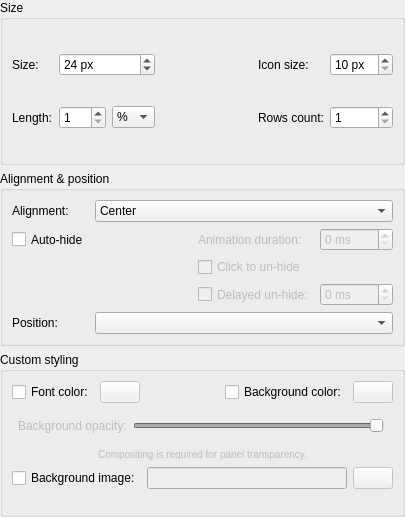
<?xml version="1.0" encoding="UTF-8"?>
<ui version="4.0">
 <class>ConfigPanelWidget</class>
 <widget class="QWidget" name="ConfigPanelWidget">
  <property name="geometry">
   <rect>
    <x>0</x>
    <y>0</y>
    <width>405</width>
    <height>517</height>
   </rect>
  </property>
  <property name="sizePolicy">
   <sizepolicy hsizetype="Minimum" vsizetype="Minimum">
    <horstretch>0</horstretch>
    <verstretch>0</verstretch>
   </sizepolicy>
  </property>
  <property name="windowTitle">
   <string>Configure panel</string>
  </property>
  <layout class="QVBoxLayout" name="verticalLayout">
   <property name="leftMargin">
    <number>0</number>
   </property>
   <property name="topMargin">
    <number>0</number>
   </property>
   <property name="rightMargin">
    <number>0</number>
   </property>
   <property name="bottomMargin">
    <number>0</number>
   </property>
   <item>
    <widget class="QGroupBox" name="groupBox_size">
     <property name="sizePolicy">
      <sizepolicy hsizetype="Preferred" vsizetype="Minimum">
       <horstretch>0</horstretch>
       <verstretch>0</verstretch>
      </sizepolicy>
     </property>
     <property name="title">
      <string>Size</string>
     </property>
     <property name="checkable">
      <bool>false</bool>
     </property>
     <layout class="QHBoxLayout" name="horizontalLayout_2">
      <item>
       <widget class="QWidget" name="widget_8" native="true">
        <layout class="QGridLayout" name="gridLayout_4">
         <property name="leftMargin">
          <number>0</number>
         </property>
         <property name="topMargin">
          <number>0</number>
         </property>
         <property name="rightMargin">
          <number>0</number>
         </property>
         <property name="bottomMargin">
          <number>0</number>
         </property>
         <item row="1" column="1">
          <widget class="QSpinBox" name="spinBox_length">
           <property name="toolTip">
            <string>&lt;p&gt;Negative pixel value sets the panel length to that many pixels less than available screen space.&lt;/p&gt;&lt;p/&gt;&lt;p&gt;&lt;i&gt;E.g. &quot;Length&quot; set to -100px, screen size is 1000px, then real panel length will be 900 px.&lt;/i&gt;&lt;/p&gt;</string>
           </property>
           <property name="minimum">
            <number>1</number>
           </property>
           <property name="maximum">
            <number>100</number>
           </property>
          </widget>
         </item>
         <item row="0" column="0">
          <widget class="QLabel" name="label">
           <property name="text">
            <string>Size:</string>
           </property>
          </widget>
         </item>
         <item row="1" column="0">
          <widget class="QLabel" name="label_length">
           <property name="text">
            <string>Length:</string>
           </property>
          </widget>
         </item>
         <item row="1" column="2">
          <widget class="QComboBox" name="comboBox_lenghtType">
           <item>
            <property name="text">
             <string>%</string>
            </property>
           </item>
           <item>
            <property name="text">
             <string>px</string>
            </property>
           </item>
          </widget>
         </item>
         <item row="0" column="1" colspan="2">
          <widget class="QSpinBox" name="spinBox_panelSize">
           <property name="suffix">
            <string> px</string>
           </property>
           <property name="value">
            <number>24</number>
           </property>
          </widget>
         </item>
        </layout>
       </widget>
      </item>
      <item>
       <spacer name="horizontalSpacer">
        <property name="orientation">
         <enum>Qt::Horizontal</enum>
        </property>
        <property name="sizeType">
         <enum>QSizePolicy::MinimumExpanding</enum>
        </property>
        <property name="sizeHint" stdset="0">
         <size>
          <width>5</width>
          <height>20</height>
         </size>
        </property>
       </spacer>
      </item>
      <item>
       <widget class="QWidget" name="widget_9" native="true">
        <layout class="QGridLayout" name="gridLayout">
         <property name="leftMargin">
          <number>0</number>
         </property>
         <property name="topMargin">
          <number>0</number>
         </property>
         <property name="rightMargin">
          <number>0</number>
         </property>
         <property name="bottomMargin">
          <number>0</number>
         </property>
         <item row="0" column="1">
          <widget class="QSpinBox" name="spinBox_iconSize">
           <property name="suffix">
            <string> px</string>
           </property>
           <property name="minimum">
            <number>10</number>
           </property>
           <property name="maximum">
            <number>128</number>
           </property>
          </widget>
         </item>
         <item row="0" column="0">
          <widget class="QLabel" name="label_iconSize">
           <property name="text">
            <string>Icon size:</string>
           </property>
          </widget>
         </item>
         <item row="1" column="0">
          <widget class="QLabel" name="label_lineCount">
           <property name="text">
            <string>Rows count:</string>
           </property>
          </widget>
         </item>
         <item row="1" column="1">
          <widget class="QSpinBox" name="spinBox_lineCount">
           <property name="minimum">
            <number>1</number>
           </property>
           <property name="maximum">
            <number>20</number>
           </property>
          </widget>
         </item>
        </layout>
       </widget>
      </item>
     </layout>
    </widget>
   </item>
   <item>
    <widget class="QGroupBox" name="groupBox">
     <property name="sizePolicy">
      <sizepolicy hsizetype="Preferred" vsizetype="Minimum">
       <horstretch>0</horstretch>
       <verstretch>0</verstretch>
      </sizepolicy>
     </property>
     <property name="title">
      <string>Alignment &amp;&amp; position</string>
     </property>
     <layout class="QGridLayout" name="gridLayout_2">
      <item row="1" column="0">
       <widget class="QCheckBox" name="checkBox_hidable">
        <property name="sizePolicy">
         <sizepolicy hsizetype="Preferred" vsizetype="Preferred">
          <horstretch>0</horstretch>
          <verstretch>0</verstretch>
         </sizepolicy>
        </property>
        <property name="text">
         <string>Auto-hide</string>
        </property>
       </widget>
      </item>
      <item row="1" column="3">
       <widget class="QSpinBox" name="spinBox_animation">
        <property name="enabled">
         <bool>false</bool>
        </property>
        <property name="toolTip">
         <string>Zero means no animation</string>
        </property>
        <property name="suffix">
         <string> ms</string>
        </property>
        <property name="maximum">
         <number>500</number>
        </property>
        <property name="singleStep">
         <number>50</number>
        </property>
       </widget>
      </item>
      <item row="3" column="3">
       <widget class="QSpinBox" name="spinBox_unhideDelayTime">
        <property name="enabled">
         <bool>false</bool>
        </property>
        <property name="suffix">
         <string> ms</string>
        </property>
        <property name="maximum">
         <number>2000</number>
        </property>
        <property name="singleStep">
         <number>50</number>
        </property>
       </widget>
      </item>
      <item row="4" column="0">
       <widget class="QLabel" name="label_position">
        <property name="text">
         <string>Position:</string>
        </property>
       </widget>
      </item>
      <item row="1" column="2">
       <widget class="QLabel" name="label_animation">
        <property name="enabled">
         <bool>false</bool>
        </property>
        <property name="toolTip">
         <string>Zero means no animation</string>
        </property>
        <property name="text">
         <string>Animation duration:</string>
        </property>
       </widget>
      </item>
      <item row="2" column="2">
       <widget class="QCheckBox" name="checkBox_clickUnhide">
        <property name="enabled">
         <bool>false</bool>
        </property>
        <property name="text">
         <string>Click to un-hide</string>
        </property>
        <property name="sizePolicy">
         <sizepolicy hsizetype="Preferred" vsizetype="Preferred">
          <horstretch>0</horstretch>
          <verstretch>0</verstretch>
         </sizepolicy>
        </property>
       </widget>
      </item>
      <item row="3" column="2">
       <widget class="QCheckBox" name="checkBox_delayedUnhide">
        <property name="enabled">
         <bool>false</bool>
        </property>
        <property name="text">
         <string>Delayed un-hide:</string>
        </property>
        <property name="sizePolicy">
         <sizepolicy hsizetype="Preferred" vsizetype="Preferred">
          <horstretch>0</horstretch>
          <verstretch>0</verstretch>
         </sizepolicy>
        </property>
       </widget>
      </item>
      <item row="0" column="0">
       <widget class="QLabel" name="label_alignment">
        <property name="text">
         <string>Alignment:</string>
        </property>
       </widget>
      </item>
      <item row="1" column="1">
       <spacer name="horizontalSpacer_3">
        <property name="orientation">
         <enum>Qt::Horizontal</enum>
        </property>
        <property name="sizeHint" stdset="0">
         <size>
          <width>5</width>
          <height>5</height>
         </size>
        </property>
       </spacer>
      </item>
      <item row="0" column="1" colspan="3">
       <widget class="QComboBox" name="comboBox_alignment">
        <property name="currentIndex">
         <number>1</number>
        </property>
        <item>
         <property name="text">
          <string>Left</string>
         </property>
        </item>
        <item>
         <property name="text">
          <string>Center</string>
         </property>
        </item>
        <item>
         <property name="text">
          <string>Right</string>
         </property>
        </item>
       </widget>
      </item>
      <item row="4" column="1" colspan="3">
       <widget class="QComboBox" name="comboBox_position"/>
      </item>
     </layout>
    </widget>
   </item>
   <item>
    <widget class="QGroupBox" name="groupBox_2">
     <property name="sizePolicy">
      <sizepolicy hsizetype="Preferred" vsizetype="Minimum">
       <horstretch>0</horstretch>
       <verstretch>0</verstretch>
      </sizepolicy>
     </property>
     <property name="title">
      <string>Custom styling</string>
     </property>
     <layout class="QGridLayout" name="gridLayout_3">
      <item row="0" column="0" colspan="5">
       <widget class="QWidget" name="widget_6" native="true">
        <layout class="QHBoxLayout" name="horizontalLayout_6">
         <property name="leftMargin">
          <number>0</number>
         </property>
         <property name="topMargin">
          <number>0</number>
         </property>
         <property name="rightMargin">
          <number>0</number>
         </property>
         <property name="bottomMargin">
          <number>0</number>
         </property>
         <item>
          <widget class="QCheckBox" name="checkBox_customFontColor">
           <property name="text">
            <string>Font color:</string>
           </property>
          </widget>
         </item>
         <item>
          <widget class="QPushButton" name="pushButton_customFontColor">
           <property name="enabled">
            <bool>false</bool>
           </property>
           <property name="styleSheet">
            <string notr="true"/>
           </property>
           <property name="text">
            <string/>
           </property>
           <property name="icon">
            <iconset theme="color-picker">
             <normaloff>../../../../../.designer/backup</normaloff>../../../../../.designer/backup</iconset>
           </property>
          </widget>
         </item>
         <item>
          <spacer name="horizontalSpacer_2">
           <property name="orientation">
            <enum>Qt::Horizontal</enum>
           </property>
           <property name="sizeType">
            <enum>QSizePolicy::MinimumExpanding</enum>
           </property>
           <property name="sizeHint" stdset="0">
            <size>
             <width>5</width>
             <height>20</height>
            </size>
           </property>
          </spacer>
         </item>
         <item>
          <widget class="QCheckBox" name="checkBox_customBgColor">
           <property name="text">
            <string>Background color:</string>
           </property>
          </widget>
         </item>
         <item>
          <widget class="QPushButton" name="pushButton_customBgColor">
           <property name="enabled">
            <bool>false</bool>
           </property>
           <property name="styleSheet">
            <string notr="true"/>
           </property>
           <property name="text">
            <string/>
           </property>
           <property name="icon">
            <iconset theme="color-picker">
             <normaloff>../../../../../.designer/backup</normaloff>../../../../../.designer/backup</iconset>
           </property>
          </widget>
         </item>
        </layout>
       </widget>
      </item>
      <item row="2" column="0" colspan="5">
       <widget class="QWidget" name="widget_3" native="true">
        <layout class="QHBoxLayout" name="horizontalLayout_3">
         <property name="spacing">
          <number>6</number>
         </property>
         <property name="leftMargin">
          <number>6</number>
         </property>
         <item>
          <widget class="QLabel" name="label_2">
           <property name="enabled">
            <bool>false</bool>
           </property>
           <property name="text">
            <string>Background opacity:</string>
           </property>
          </widget>
         </item>
         <item>
          <widget class="QSlider" name="slider_opacity">
           <property name="enabled">
            <bool>false</bool>
           </property>
           <property name="maximum">
            <number>100</number>
           </property>
           <property name="pageStep">
            <number>5</number>
           </property>
           <property name="value">
            <number>100</number>
           </property>
           <property name="orientation">
            <enum>Qt::Horizontal</enum>
           </property>
          </widget>
         </item>
        </layout>
       </widget>
      </item>
      <item row="3" column="0" colspan="5">
       <widget class="QLabel" name="compositingL">
        <property name="enabled">
         <bool>false</bool>
        </property>
        <property name="text">
         <string>&lt;small&gt;Compositing is required for panel transparency.&lt;/small&gt;</string>
        </property>
        <property name="alignment">
         <set>Qt::AlignCenter</set>
        </property>
       </widget>
      </item>
      <item row="6" column="0" colspan="2">
       <widget class="QWidget" name="widget" native="true">
        <layout class="QHBoxLayout" name="horizontalLayout">
         <property name="leftMargin">
          <number>0</number>
         </property>
         <property name="topMargin">
          <number>0</number>
         </property>
         <property name="rightMargin">
          <number>0</number>
         </property>
         <property name="bottomMargin">
          <number>0</number>
         </property>
        </layout>
       </widget>
      </item>
      <item row="5" column="0">
       <widget class="QCheckBox" name="checkBox_customBgImage">
        <property name="text">
         <string>Background image:</string>
        </property>
       </widget>
      </item>
      <item row="5" column="1" colspan="4">
       <widget class="QWidget" name="widget_4" native="true">
        <layout class="QHBoxLayout" name="horizontalLayout_4">
         <property name="leftMargin">
          <number>0</number>
         </property>
         <property name="topMargin">
          <number>0</number>
         </property>
         <property name="rightMargin">
          <number>0</number>
         </property>
         <property name="bottomMargin">
          <number>0</number>
         </property>
         <item>
          <widget class="QLineEdit" name="lineEdit_customBgImage">
           <property name="enabled">
            <bool>false</bool>
           </property>
          </widget>
         </item>
         <item>
          <widget class="QPushButton" name="pushButton_customBgImage">
           <property name="enabled">
            <bool>false</bool>
           </property>
           <property name="styleSheet">
            <string notr="true"/>
           </property>
           <property name="text">
            <string/>
           </property>
           <property name="icon">
            <iconset theme="insert-image">
             <normaloff>../../../../../.designer/backup</normaloff>../../../../../.designer/backup</iconset>
           </property>
          </widget>
         </item>
        </layout>
       </widget>
      </item>
     </layout>
    </widget>
   </item>
  </layout>
 </widget>
 <resources/>
 <connections>
  <connection>
   <sender>checkBox_customBgColor</sender>
   <signal>toggled(bool)</signal>
   <receiver>pushButton_customBgColor</receiver>
   <slot>setEnabled(bool)</slot>
   <hints>
    <hint type="sourcelabel">
     <x>144</x>
     <y>332</y>
    </hint>
    <hint type="destinationlabel">
     <x>350</x>
     <y>350</y>
    </hint>
   </hints>
  </connection>
  <connection>
   <sender>checkBox_customBgImage</sender>
   <signal>toggled(bool)</signal>
   <receiver>lineEdit_customBgImage</receiver>
   <slot>setEnabled(bool)</slot>
   <hints>
    <hint type="sourcelabel">
     <x>137</x>
     <y>403</y>
    </hint>
    <hint type="destinationlabel">
     <x>149</x>
     <y>440</y>
    </hint>
   </hints>
  </connection>
  <connection>
   <sender>checkBox_customBgImage</sender>
   <signal>toggled(bool)</signal>
   <receiver>pushButton_customBgImage</receiver>
   <slot>setEnabled(bool)</slot>
   <hints>
    <hint type="sourcelabel">
     <x>125</x>
     <y>403</y>
    </hint>
    <hint type="destinationlabel">
     <x>350</x>
     <y>441</y>
    </hint>
   </hints>
  </connection>
  <connection>
   <sender>checkBox_customFontColor</sender>
   <signal>toggled(bool)</signal>
   <receiver>pushButton_customFontColor</receiver>
   <slot>setEnabled(bool)</slot>
   <hints>
    <hint type="sourcelabel">
     <x>190</x>
     <y>294</y>
    </hint>
    <hint type="destinationlabel">
     <x>350</x>
     <y>312</y>
    </hint>
   </hints>
  </connection>
  <connection>
   <sender>checkBox_customBgColor</sender>
   <signal>toggled(bool)</signal>
   <receiver>slider_opacity</receiver>
   <slot>setEnabled(bool)</slot>
   <hints>
    <hint type="sourcelabel">
     <x>99</x>
     <y>333</y>
    </hint>
    <hint type="destinationlabel">
     <x>114</x>
     <y>367</y>
    </hint>
   </hints>
  </connection>
  <connection>
   <sender>checkBox_customBgColor</sender>
   <signal>toggled(bool)</signal>
   <receiver>label_2</receiver>
   <slot>setEnabled(bool)</slot>
   <hints>
    <hint type="sourcelabel">
     <x>34</x>
     <y>341</y>
    </hint>
    <hint type="destinationlabel">
     <x>32</x>
     <y>362</y>
    </hint>
   </hints>
  </connection>
  <connection>
   <sender>checkBox_customBgColor</sender>
   <signal>toggled(bool)</signal>
   <receiver>compositingL</receiver>
   <slot>setEnabled(bool)</slot>
   <hints>
    <hint type="sourcelabel">
     <x>20</x>
     <y>20</y>
    </hint>
    <hint type="destinationlabel">
     <x>20</x>
     <y>20</y>
    </hint>
   </hints>
  </connection>
  <connection>
   <sender>checkBox_hidable</sender>
   <signal>toggled(bool)</signal>
   <receiver>label_animation</receiver>
   <slot>setEnabled(bool)</slot>
   <hints>
    <hint type="sourcelabel">
     <x>59</x>
     <y>198</y>
    </hint>
    <hint type="destinationlabel">
     <x>211</x>
     <y>198</y>
    </hint>
   </hints>
  </connection>
  <connection>
   <sender>checkBox_hidable</sender>
   <signal>toggled(bool)</signal>
   <receiver>spinBox_animation</receiver>
   <slot>setEnabled(bool)</slot>
   <hints>
    <hint type="sourcelabel">
     <x>59</x>
     <y>198</y>
    </hint>
    <hint type="destinationlabel">
     <x>319</x>
     <y>198</y>
    </hint>
   </hints>
  </connection>
  <connection>
   <sender>checkBox_hidable</sender>
   <signal>toggled(bool)</signal>
   <receiver>checkBox_clickUnhide</receiver>
   <slot>setEnabled(bool)</slot>
   <hints>
    <hint type="sourcelabel">
     <x>70</x>
     <y>209</y>
    </hint>
    <hint type="destinationlabel">
     <x>211</x>
     <y>242</y>
    </hint>
   </hints>
  </connection>
  <connection>
   <sender>checkBox_hidable</sender>
   <signal>toggled(bool)</signal>
   <receiver>checkBox_delayedUnhide</receiver>
   <slot>setEnabled(bool)</slot>
   <hints>
    <hint type="sourcelabel">
     <x>70</x>
     <y>209</y>
    </hint>
    <hint type="destinationlabel">
     <x>211</x>
     <y>280</y>
    </hint>
   </hints>
  </connection>
  <connection>
   <sender>checkBox_delayedUnhide</sender>
   <signal>toggled(bool)</signal>
   <receiver>spinBox_unhideDelayTime</receiver>
   <slot>setEnabled(bool)</slot>
   <hints>
    <hint type="sourcelabel">
     <x>251</x>
     <y>280</y>
    </hint>
    <hint type="destinationlabel">
     <x>332</x>
     <y>280</y>
    </hint>
   </hints>
  </connection>
 </connections>
</ui>
